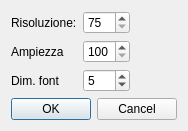
<?xml version="1.0" encoding="UTF-8"?>
<ui version="4.0">
 <class>ParametriAvanzati</class>
 <widget class="QDialog" name="ParametriAvanzati">
  <property name="windowModality">
   <enum>Qt::ApplicationModal</enum>
  </property>
  <property name="geometry">
   <rect>
    <x>0</x>
    <y>0</y>
    <width>174</width>
    <height>123</height>
   </rect>
  </property>
  <property name="windowTitle">
   <string>Parametri avanzati</string>
  </property>
  <property name="modal">
   <bool>true</bool>
  </property>
  <layout class="QVBoxLayout" name="verticalLayout">
   <item>
    <layout class="QHBoxLayout" name="horizontalLayout">
     <item>
      <layout class="QFormLayout" name="formLayout">
       <item row="0" column="0">
        <widget class="QLabel" name="label">
         <property name="text">
          <string>Risoluzione:</string>
         </property>
        </widget>
       </item>
       <item row="0" column="1">
        <widget class="QSpinBox" name="risoluzioneBox">
         <property name="readOnly">
          <bool>false</bool>
         </property>
         <property name="minimum">
          <number>75</number>
         </property>
         <property name="maximum">
          <number>300</number>
         </property>
         <property name="singleStep">
          <number>10</number>
         </property>
        </widget>
       </item>
       <item row="1" column="0">
        <widget class="QLabel" name="label_2">
         <property name="text">
          <string>Ampiezza</string>
         </property>
        </widget>
       </item>
       <item row="1" column="1">
        <widget class="QSpinBox" name="ampiezzaBox">
         <property name="minimum">
          <number>100</number>
         </property>
         <property name="maximum">
          <number>500</number>
         </property>
         <property name="singleStep">
          <number>10</number>
         </property>
        </widget>
       </item>
       <item row="2" column="0">
        <widget class="QLabel" name="label_3">
         <property name="text">
          <string>Dim. font</string>
         </property>
        </widget>
       </item>
       <item row="2" column="1">
        <widget class="QSpinBox" name="dimFontBox">
         <property name="minimum">
          <number>1</number>
         </property>
         <property name="maximum">
          <number>20</number>
         </property>
         <property name="singleStep">
          <number>1</number>
         </property>
         <property name="value">
          <number>5</number>
         </property>
        </widget>
       </item>
      </layout>
     </item>
     <item>
      <spacer name="horizontalSpacer">
       <property name="orientation">
        <enum>Qt::Horizontal</enum>
       </property>
       <property name="sizeHint" stdset="0">
        <size>
         <width>40</width>
         <height>20</height>
        </size>
       </property>
      </spacer>
     </item>
    </layout>
   </item>
   <item>
    <widget class="QDialogButtonBox" name="buttonBox">
     <property name="standardButtons">
      <set>QDialogButtonBox::Cancel|QDialogButtonBox::Ok</set>
     </property>
     <property name="centerButtons">
      <bool>false</bool>
     </property>
    </widget>
   </item>
  </layout>
 </widget>
 <resources/>
 <connections>
  <connection>
   <sender>buttonBox</sender>
   <signal>accepted()</signal>
   <receiver>ParametriAvanzati</receiver>
   <slot>accept()</slot>
   <hints>
    <hint type="sourcelabel">
     <x>50</x>
     <y>99</y>
    </hint>
    <hint type="destinationlabel">
     <x>159</x>
     <y>50</y>
    </hint>
   </hints>
  </connection>
  <connection>
   <sender>buttonBox</sender>
   <signal>rejected()</signal>
   <receiver>ParametriAvanzati</receiver>
   <slot>reject()</slot>
   <hints>
    <hint type="sourcelabel">
     <x>142</x>
     <y>103</y>
    </hint>
    <hint type="destinationlabel">
     <x>164</x>
     <y>76</y>
    </hint>
   </hints>
  </connection>
 </connections>
</ui>
